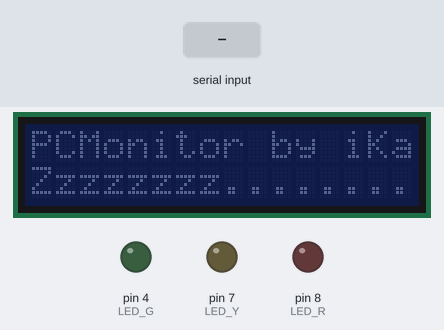
A sketch run on a simulated Arduino Mega 2560, built with avr-gcc and run on an emulated ATmega2560. On the bench: 16×2 character LCD, output pins drawn as LEDs (lit = HIGH). The inputs (shaded band) are chosen by the test bench. The audio player accepts every command and is not drawn; what the sketch prints to the serial monitor is not drawn.

Above: at 3.9 s.
4.0 s: "CONNECTING\n" received over Serial
At 4.8 s:
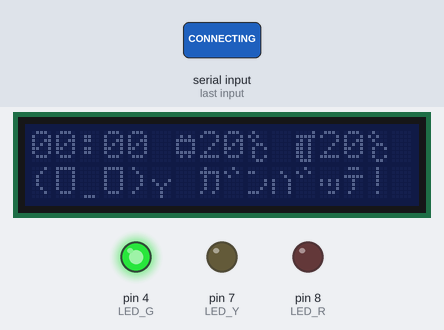
6.5 s: "TEST\n" received over Serial
At 6.9 s:
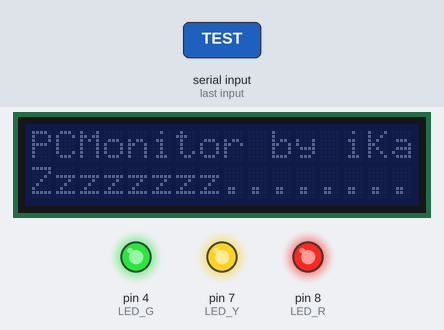
Timing chart, 0 to 9.5 s (numbered marks = the images above; inputs shaded):
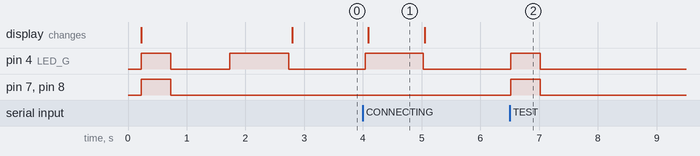

Measured:
- after the input at 4.0 s, pin 4 (LED_G): LOW → HIGH at once, → LOW 0.98 s later; the display: changes after 0.09 s (image 1)
- after the input at 6.5 s, pin 4 (LED_G), pin 7 (LED_Y), pin 8 (LED_R): LOW → HIGH at once, → LOW 0.50 s later
- what the display in image 1 shows lasts 1.0 s, from 4.1 s to 5.1 s

The sketch:

sketch_001.ino
```cpp
#include <Wire.h>
#include <Adafruit_PWMServoDriver.h>
#include <DFRobotDFPlayerMini.h>
#include <SoftwareSerial.h>
#include <SPI.h>
#include <LiquidCrystal_I2C.h>

#define LED_R 8
#define LED_Y 7
#define LED_G 4
#define LCD_B 13
#define LCD_G 14
#define LCD_R 15

DFRobotDFPlayerMini DFPlayer;
Adafruit_PWMServoDriver pca = Adafruit_PWMServoDriver(0x40);
LiquidCrystal_I2C lcd(0x27, 16, 2);

unsigned long lastResponseTime = 0;
bool handshaking = true;
bool connectedornot = false;
int playing = 0;
int HH = 0, MM = 0;

int T = 0, CL = 0, CT = 0, CP = 0, GL = 0, GT = 0, GP = 0, RL = 0, CTH = 0, GTH = 0;
String dataBuffer = "";
String cmdBuffer = "";
int CLHContinue = 0, GLHContinue = 0;

byte degc[8] = {
  0b01000,
  0b10100,
  0b01000,
  0b00110,
  0b01001,
  0b01000,
  0b01001,
  0b00110
};

byte cpu[8] = {
  0b00000,
  0b01010,
  0b11111,
  0b10001,
  0b10001,
  0b11111,
  0b01010,
  0b00000
};

byte gpu[8] = {
  0b00001,
  0b11111,
  0b01010,
  0b11010,
  0b11010,
  0b11010,
  0b11010,
  0b01110
};

byte eye[8] = {
  0b11111,
  0b10001,
  0b10001,
  0b10001,
  0b10001,
  0b10001,
  0b01110,
  0b00000
};

byte mouth[8] = {
  0b00000,
  0b00000,
  0b00000,
  0b00000,
  0b00000,
  0b00000,
  0b00000,
  0b01110
};

byte eye_dead[8] = {
  0b00000,
  0b10001,
  0b01010,
  0b00100,
  0b01010,
  0b10001,
  0b00000
};

byte yeah[8] = {
  0b00000,
  0b00000,
  0b00000,
  0b10001,
  0b01010,
  0b00100,
  0b00100,
  0b00100
};

byte sweat[8] = {
  0b00100,
  0b00100,
  0b01110,
  0b01110,
  0b00100,
  0b00000,
  0b00000,
  0b00000
};

void test() {
  for (int i = 0; i < 13; i++) {
    pca.setPWM(i, 0, 4095);
  }
  digitalWrite(LED_G, HIGH);
  digitalWrite(LED_Y, HIGH);
  digitalWrite(LED_R, HIGH);
  delay(500);
  for (int i = 0; i < 13; i++) {
    pca.setPWM(i, 0, 0);
  }
  digitalWrite(LED_G, LOW);
  digitalWrite(LED_Y, LOW);
  digitalWrite(LED_R, LOW);
}

int getValue(String data, int index) {
  int start = 0;
  for (int i = 0; i < index; i++) {
    start = data.indexOf(',', start) + 1;
  }
  int end = data.indexOf(',', start);
  if (end == -1) end = data.length();
  return data.substring(start, end).toInt();
}

void setup() {
  delay(100);
  Serial1.begin(9600);
  Serial.begin(9600);
  lcd.init();
  lcd.createChar(0, degc);
  lcd.createChar(1, cpu);
  lcd.createChar(2, gpu);
  lcd.createChar(3, eye);
  lcd.createChar(4, mouth);
  lcd.createChar(5, eye_dead);
  lcd.createChar(6, yeah);
  lcd.createChar(7, sweat);
  lcd.clear();
  pinMode(LED_G, OUTPUT);
  pinMode(LED_Y, OUTPUT);
  pinMode(LED_R, OUTPUT);
  digitalWrite(LED_G, LOW);
  digitalWrite(LED_Y, LOW);
  digitalWrite(LED_R, LOW);
  pca.begin();
  pca.setPWMFreq(1000);
  pca.setPWM(LCD_R, 0, 512);
  pca.setPWM(LCD_G, 0, 512);
  pca.setPWM(LCD_B, 0, 512);
  test();
  delay(500);
  if (DFPlayer.begin(Serial1)) {
    DFPlayer.volume(20);
    digitalWrite(LED_G, HIGH);
    delay(1000);
    digitalWrite(LED_G, LOW);
  } else {
    digitalWrite(LED_Y, HIGH);
    delay(1000);
    digitalWrite(LED_Y, LOW);
  }
  lcd.setCursor(0, 0);
  lcd.print("PCMonitor by iKa");
  lcd.setCursor(0, 1);
  lcd.print("Starting up...  ");
}

void loop() {
  while (Serial.available() > 0) {
    char c = Serial.read();
    if (c == '\n' || c == '\r') {
      if (cmdBuffer.length() > 0) {
        cmdBuffer.trim();
        if (cmdBuffer == "WHERERU") {
          Serial.println("IMHERE");
        } else if (cmdBuffer == "CONNECTING") {
          Serial.println("CON_DONE");
          handshaking = false;
          connectedornot = true;
        } else if (cmdBuffer == "TEST") {
          test();
        }
        cmdBuffer = "";
      }
      continue;
    }
    if (c == '#') {
      dataBuffer = "#";
      continue;
    }
    if (c == '$') {
      if (dataBuffer.startsWith("#")) {
        String raw = dataBuffer.substring(1);
        T = getValue(raw, 0);
        CL = getValue(raw, 1);
        CT = getValue(raw, 2);
        CP = getValue(raw, 3);
        GL = getValue(raw, 4);
        GT = getValue(raw, 5);
        GP = getValue(raw, 6);
        RL = getValue(raw, 7);
        CTH = getValue(raw, 8);
        GTH = getValue(raw, 9);
        lastResponseTime = millis();
        connectedornot = true;
        handshaking = false;
      }
      dataBuffer = "";
      continue;
    }
    if (handshaking) {
      cmdBuffer += c;
    } else {
      dataBuffer += c;
    }
  }
  if (connectedornot && (millis() - lastResponseTime >= 5000)) {
    connectedornot = false;
    handshaking = true;
    cmdBuffer = "";
    dataBuffer = "";
    digitalWrite(LED_G, LOW);
  }
  if (handshaking) {
    digitalWrite(LED_G, LOW);
    digitalWrite(LED_Y, LOW);
    digitalWrite(LED_R, LOW);
    DFPlayer.stop();
    playing = 0;
    pca.setPWM(0, 0, 0);
    pca.setPWM(2, 0, 0);
    pca.setPWM(4, 0, 0);
    pca.setPWM(6, 0, 0);
    pca.setPWM(8, 0, 0);
    pca.setPWM(10, 0, 0);
    pca.setPWM(12, 0, 0);
    pca.setPWM(LCD_R, 0, 128);
    pca.setPWM(LCD_G, 0, 128);
    pca.setPWM(LCD_B, 0, 512);
    lcd.setCursor(0, 0);
    lcd.print("PCMonitor by iKa");
    lcd.setCursor(0, 1);
    lcd.print("Zzzzzzzz........");
  } else {
    if (CL > 460) {
      CLHContinue += 1;
    } else {
      CLHContinue = 0;
    }
    if (GL > 460) {
      GLHContinue += 1;
    } else {
      GLHContinue = 0;
    }
    if (CTH == 0 && GTH == 0) {
      if (CLHContinue < 3 && CT < 409 && GLHContinue < 3 && GT < 409 && RL < 383) {
        pca.setPWM(0, 0, map(CL, 0, 511, 0, 4095));
        pca.setPWM(2, 0, map(CT, 0, 511, 0, 4095));
        pca.setPWM(4, 0, map(CP, 0, 511, 0, 4095));
        pca.setPWM(6, 0, map(GL, 0, 511, 0, 4095));
        pca.setPWM(8, 0, map(GT, 0, 511, 0, 4095));
        pca.setPWM(10, 0, map(GP, 0, 511, 0, 4095));
        pca.setPWM(12, 0, map(RL, 0, 511, 0, 4095));
        digitalWrite(LED_R, LOW);
        digitalWrite(LED_Y, LOW);
        digitalWrite(LED_G, HIGH);
        pca.setPWM(LCD_R, 0, 0);
        pca.setPWM(LCD_G, 0, 1024);
        pca.setPWM(LCD_B, 0, 0);
        HH = T / 100;
        MM = T % 100;
        if(HH < 10){
          lcd.setCursor(0, 0);
          lcd.print("0");
          lcd.print(HH);
          lcd.print(":");
        }
        else{
          lcd.setCursor(0, 0);
          lcd.print(HH);
          lcd.print(":");
        }
        if(MM < 10){
          lcd.print("0");
          lcd.print(MM);
        }
        else{
          lcd.print(MM);
        }
        lcd.print(" ");
        lcd.write(1);
        lcd.print(map(CT, 0, 511, 20, 85));
        lcd.write(0);
        lcd.print(" ");
        lcd.write(2);
        lcd.print(map(GT, 0, 511, 20, 85));
        lcd.write(0);
        lcd.print("      ");
        lcd.setCursor(0, 1);
        lcd.print("(");
        lcd.write(3);
        lcd.write(4);
        lcd.write(3);
        lcd.print(")");
        lcd.write(6);
        lcd.print(" ");
        lcd.print("\xB6\xDE\xDD\xCA\xDE\xAF\xC3");
        lcd.print("!          ");
        DFPlayer.stop();
        playing = 0;
      } else {
        pca.setPWM(0, 0, map(CL, 0, 511, 0, 4095));
        pca.setPWM(2, 0, map(CT, 0, 511, 0, 4095));
        pca.setPWM(4, 0, map(CP, 0, 511, 0, 4095));
        pca.setPWM(6, 0, map(GL, 0, 511, 0, 4095));
        pca.setPWM(8, 0, map(GT, 0, 511, 0, 4095));
        pca.setPWM(10, 0, map(GP, 0, 511, 0, 4095));
        pca.setPWM(12, 0, map(RL, 0, 511, 0, 4095));
        digitalWrite(LED_Y, HIGH);
        digitalWrite(LED_R, LOW);
        digitalWrite(LED_G, LOW);
        pca.setPWM(LCD_R, 0, 1024);
        pca.setPWM(LCD_G, 0, 700);
        pca.setPWM(LCD_B, 0, 0);
        HH = T / 100;
        MM = T % 100;
        if(HH < 10){
          lcd.setCursor(0, 0);
          lcd.print("0");
          lcd.print(HH);
          lcd.print(":");
        }
        else{
          lcd.setCursor(0, 0);
          lcd.print(HH);
          lcd.print(":");
        }
        if(MM < 10){
          lcd.print("0");
          lcd.print(MM);
        }
        else{
          lcd.print(MM);
        }
        lcd.print(" ");
        lcd.write(1);
        lcd.print(map(CT, 0, 511, 20, 85));
        lcd.write(0);
        lcd.print(" ");
        lcd.write(2);
        lcd.print(map(GT, 0, 511, 20, 85));
        lcd.write(0);
        lcd.print("      ");
        lcd.setCursor(0, 1);
        lcd.print("(");
        lcd.write(5);
        lcd.print(" ");
        lcd.write(5);
        lcd.print(")");
        lcd.write(7);
        lcd.print(" ");
        lcd.print("\xC0\xBD\xB9\xC3\xB0");
        lcd.print("!         ");
        DFPlayer.stop();
        playing = 0;
      }
    } else {
      pca.setPWM(0, 0, map(CL, 0, 511, 0, 4095));
      pca.setPWM(2, 0, map(CT, 0, 511, 0, 4095));
      pca.setPWM(4, 0, map(CP, 0, 511, 0, 4095));
      pca.setPWM(6, 0, map(GL, 0, 511, 0, 4095));
      pca.setPWM(8, 0, map(GT, 0, 511, 0, 4095));
      pca.setPWM(10, 0, map(GP, 0, 511, 0, 4095));
      pca.setPWM(12, 0, map(RL, 0, 511, 0, 4095));
      digitalWrite(LED_Y, LOW);
      digitalWrite(LED_G, LOW);
      digitalWrite(LED_R, HIGH);
      pca.setPWM(LCD_R, 0, 1024);
      pca.setPWM(LCD_G, 0, 0);
      pca.setPWM(LCD_B, 0, 0);
      if (CTH == 0 && GTH != 0 && playing != 2) {
        DFPlayer.stop();
        DFPlayer.loop(2);
        playing = 2;
        lcd.setCursor(0,0);
        lcd.print("  !!High Temp!! ");
        lcd.setCursor(0,1);
        lcd.print("    GPU ");
        lcd.print(GTH);
        lcd.write(0);
        lcd.print("                ");
      }
      if (CTH != 0 && GTH == 0 && playing != 3) {
        DFPlayer.stop();
        DFPlayer.loop(3);
        playing = 3;
        lcd.setCursor(0,0);
        lcd.print("  !!High Temp!! ");
        lcd.setCursor(0,1);
        lcd.print("    CPU ");
        lcd.print(CTH);
        lcd.write(0);
        lcd.print("                ");
      }
      if (CTH != 0 && GTH != 0 && playing != 1) {
        DFPlayer.stop();
        DFPlayer.loop(1);
        playing = 1;
        lcd.setCursor(0,0);
        lcd.print("!!!High Temp!!! ");
        lcd.setCursor(0,1);
        lcd.print("CPU ");
        lcd.print(CTH);
        lcd.write(0);
        lcd.print(" GPU ");
        lcd.print(GTH);
        lcd.write(0);
        lcd.print("                ");
      }
    }
  }
}
```
